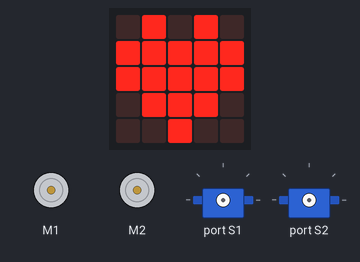
Simulated run of this program. Board: BBC micro:bit (MakeCode). On the bench: the board's 5×5 LED display, 2 × DC motor (green arrow = forward, orange = backward, longer = faster), 2 × servo.

Above: at 0.1 s.
At 0.7 s:
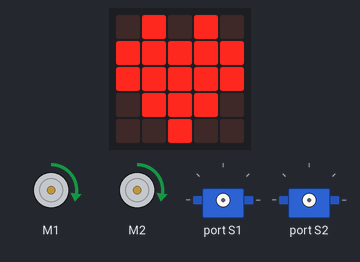
At 3.7 s:
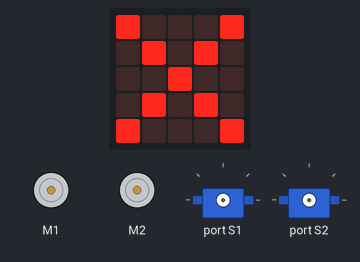
At 5.3 s:
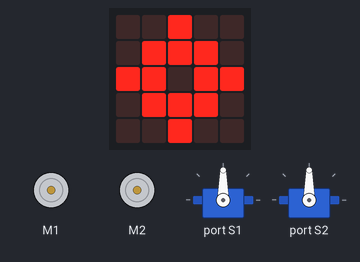
Timing chart, 0 to 6.8 s (numbered marks = the images above):
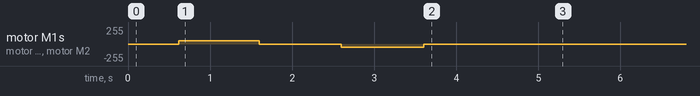

The program:

main.ts
```typescript
basic.showIcon(IconNames.Heart)
maqueen.motorRun(maqueen.Motors.All, maqueen.Dir.CW, 51)
basic.pause(1000)
maqueen.motorStop(maqueen.Motors.All)
basic.pause(1000)
maqueen.motorRun(maqueen.Motors.All, maqueen.Dir.CCW, 51)
basic.pause(1000)
maqueen.motorStop(maqueen.Motors.All)
basic.showIcon(IconNames.No)
basic.pause(1000)
maqueen.servoRun(maqueen.Servos.S1, 90)
maqueen.servoRun(maqueen.Servos.S2, 90)
basic.showIcon(IconNames.Target)
basic.forever(function () {

})
```

test.ts
```typescript
// テストはここに来ます。このパッケージが拡張機能として使用されるときにはコンパイルされません。
```

Measured:
- what the display in image 2 shows lasts 1.6 s, from 3.6 s to 5.2 s
